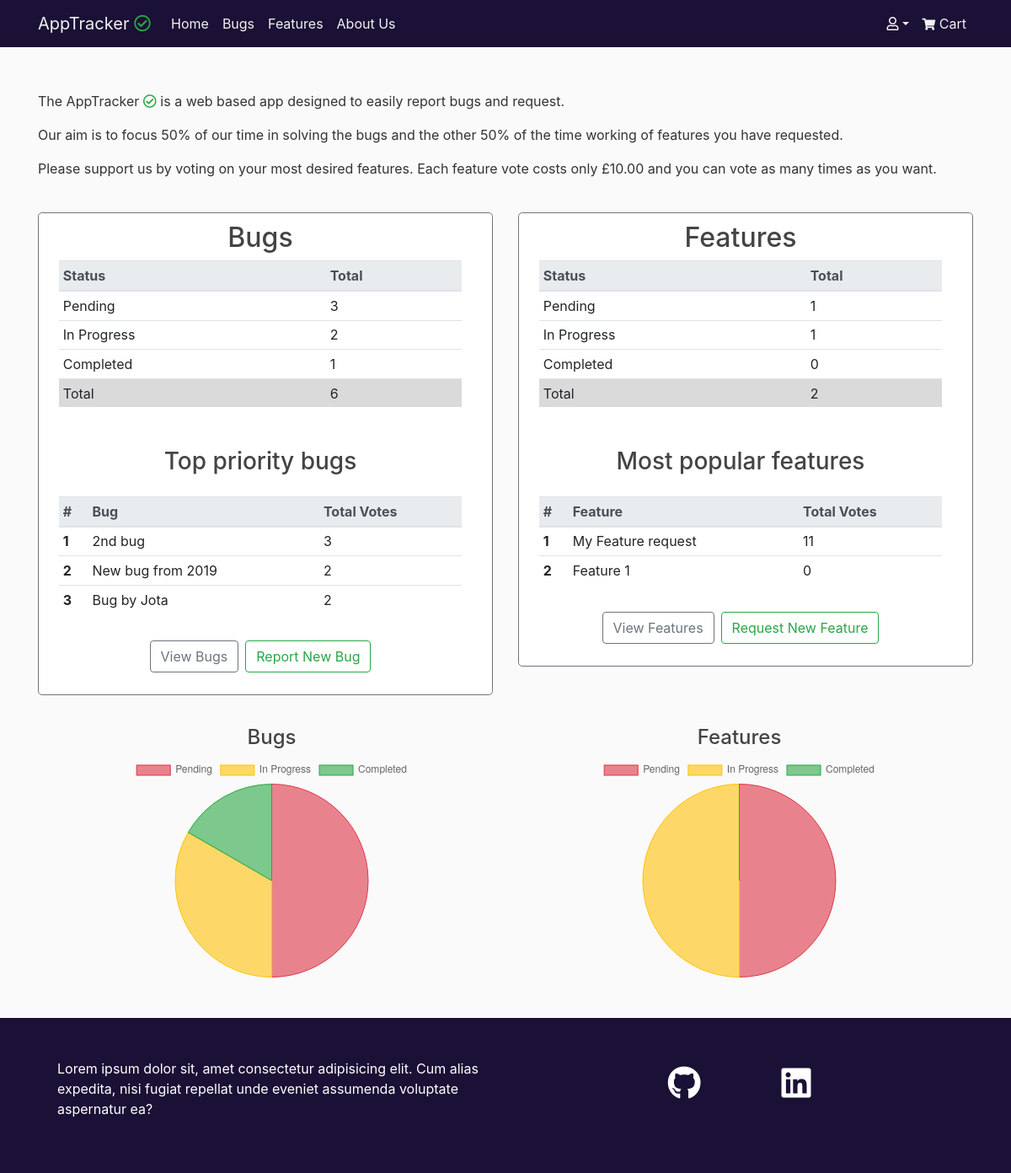
The app's page /, older data.
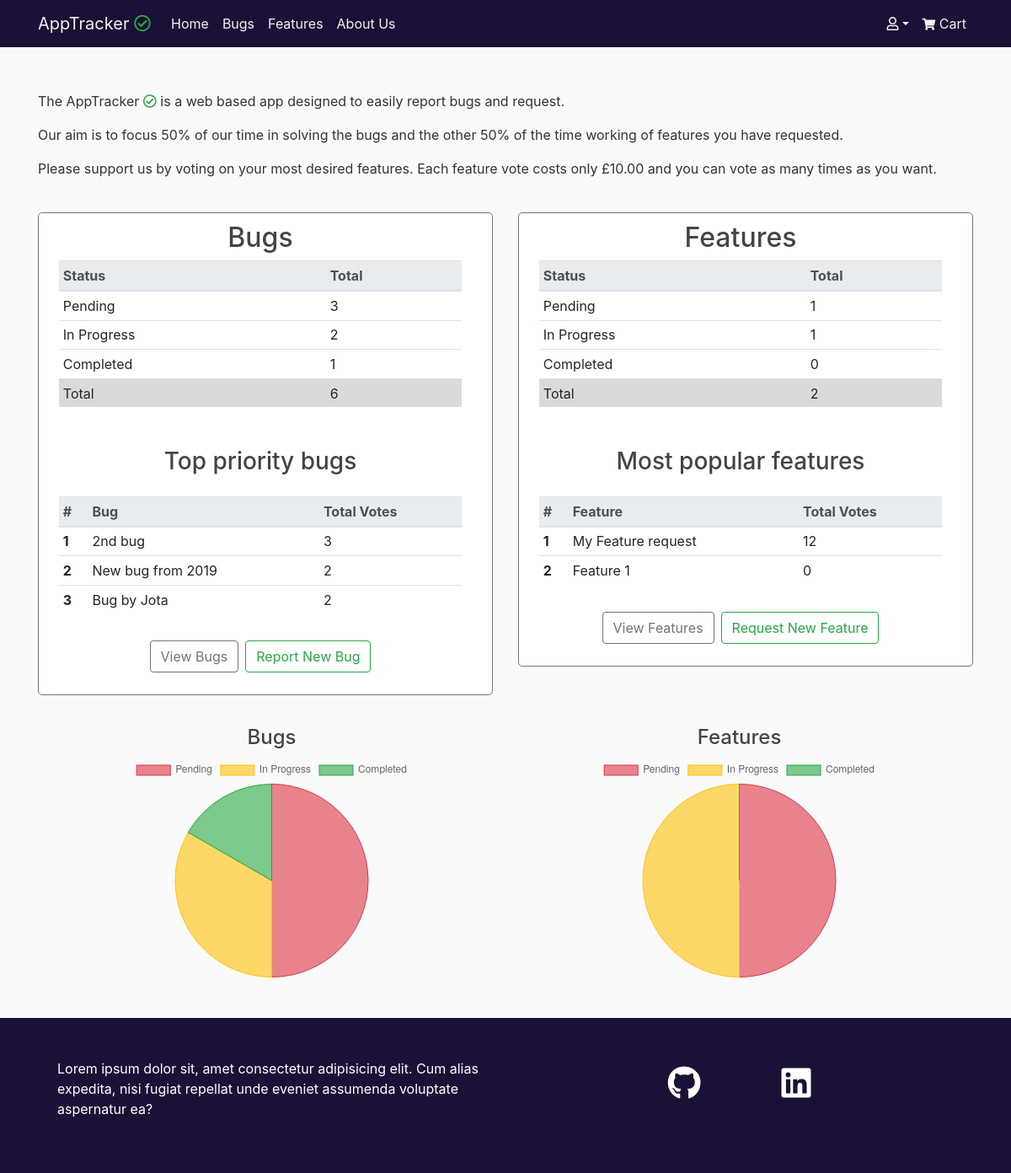
The same page, newer data.
### tickets/models.py (models this page shows, shortened)
class Ticket(models.Model):
    STATUS = (
        ('In Progress', 'In Progress'),
        ('Completed', 'Completed'),
        ('Pending', 'Pending')
    )
    ISSUE = (
        ('Bug', 'Bug'),
        ('Feature', 'Feature')
    )
    title = models.CharField(max_length=75)
    description = models.TextField()
    date_posted = models.DateTimeField(default=timezone.now)
    username = models.ForeignKey(User, on_delete=models.CASCADE)
    status = models.CharField(max_length=20, choices=STATUS,default='Pending')
    issue = models.CharField(max_length=20, choices=ISSUE, default='Bug')
    upvotes = models.PositiveIntegerField(default=0)
    views = models.PositiveIntegerField(default=0)

### accounts/views.py (the view)
# urls.py: path('', index, name='index'),
def index(request):
    total_bugs = Ticket.objects.filter(issue='Bug').count()
    total_bugs_in_progress = Ticket.objects.filter(issue='Bug', status='In Progress').count()
    total_bugs_pending = Ticket.objects.filter(issue='Bug', status='Pending').count()
    total_bugs_completed = Ticket.objects.filter(issue='Bug', status='Completed').count()
    top_voted_bugs = Ticket.objects.filter(issue='Bug').order_by('-upvotes')[:3]
    total_features = Ticket.objects.filter(issue='Feature').count()
    total_features_in_progress = Ticket.objects.filter(issue='Feature', status='In Progress').count()
    total_features_pending = Ticket.objects.filter(issue='Feature', status='Pending').count()
    total_features_completed = Ticket.objects.filter(issue='Feature', status='Completed').count()
    top_voted_features = Ticket.objects.filter(issue='Feature').order_by('-upvotes')[:3]
    context = {
        'total_bugs': total_bugs,
        'total_bugs_in_progress': total_bugs_in_progress,
        'total_bugs_pending': total_bugs_pending,
        'total_bugs_completed': total_bugs_completed,
        'top_voted_bugs': top_voted_bugs,
        'total_features': total_features,
        'total_features_in_progress': total_features_in_progress,
        'total_features_pending': total_features_pending,
        'total_features_completed': total_features_completed,
        'top_voted_features': top_voted_features,
    }
    return render(request, 'accounts/index.html', context)

### cart/context.py (called while the page is built, shortened)
def cart_contents(request):
    price = 10
    total = 0
    tickets_count = 0
    cart = request.session.get('cart', {})
    cart_items = []
    upvote_list = []
    return {'tickets_count': tickets_count,
            'cart_items': cart_items,
            'total': total,
            'price': price,
            'upvote_list': upvote_list}

### accounts/templates/accounts/index.html (shortened to what the changed rows need)
{% extends 'base.html' %}
{% load static %}
{% block content %}
    <div class="row mt-3 pt-2">
        <article class="col-12 col-md-6 mx-auto mt-3">
            <div class="border border-secondary rounded-lg pl-2 content-area">
                <div class="row justify-content-center">
                    <h2>Bugs</h2>
                </div>
                <div class="px-3 mx-auto">
                    <table class="table table-hover table-sm">
                        <thead class="thead-light">
                            <tr>
                                <th scope="col">Status</th>
                                <th scope="col">Total</th>
                            </tr>
                        </thead>
                    </table>
                </div>
                <div class="px-3 mx-auto">
                    <table class="table table-hover table-sm">
                        <thead class="thead-light">
                            <tr>
                                <th scope="col">#</th>
                                <th scope="col">Bug</th>
                                <th scope="col">Total Votes</th>
                            </tr>
                        </thead>
                        <tbody>
                            {% for bug in top_voted_bugs.all %}
                            <tr>
                                <th scope="row">{{ forloop.counter }}</th>
                            </tr>
                            {% endfor %}
                        </tbody>
                    </table>
                </div>
            </div>
        </article>
        <article class="col-12 col-md-6 mx-auto mt-3">
            <div class="border border-secondary rounded-lg pl-2 content-area">
                <div class="row justify-content-center">
                    <h2>Features</h2>
                </div>
                <div class="px-3 mx-auto">
                    <table class="table table-hover table-sm">
                        <thead class="thead-light">
                            <tr>
                                <th scope="col">Status</th>
                                <th scope="col">Total</th>
                            </tr>
                        </thead>
                    </table>
                </div>
                <div class="px-3 mx-auto">
                    <table class="table table-hover table-sm">
                        <thead class="thead-light">
                            <tr>
                                <th scope="col">#</th>
                                <th scope="col">Feature</th>
                                <th scope="col">Total Votes</th>
                            </tr>
                        </thead>
                        <tbody>
                            {% for feature in top_voted_features.all %}
                            <tr>
                                <th scope="row">{{ forloop.counter }}</th>
                                <td class="text-wrap">{{ feature.title|truncatechars_html:40 }}</td>
                                <td>{{ feature.upvotes }}</td>
                            </tr>
                            {% endfor %}
                        </tbody>
                    </table>
                </div>
            </div>
        </article>
    </div>
{% endblock %}

Row changes from the older to the newer data that the page shows:
changed Ticket "My Feature request": upvotes "11" → "12"
